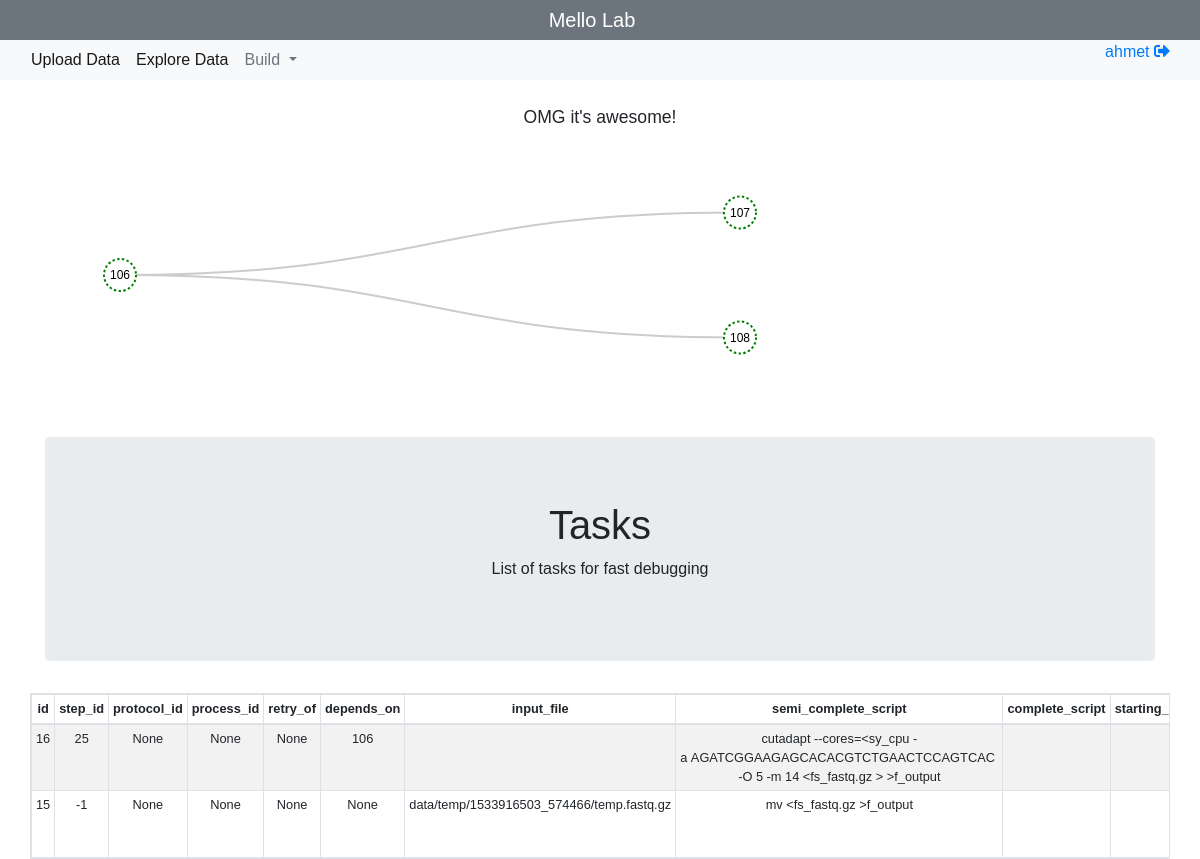
Screenshot of / (signed in) with the database file from the repository.
### manager/models.py (models this page shows)
class MainConfiguration(models.Model):
    team_name = models.CharField(max_length=64)
    intro_message = models.CharField(max_length=256)
    cpu_ratio = models.DecimalField(max_digits=3, decimal_places=2)
    ram_ratio = models.DecimalField(max_digits=3, decimal_places=2)
    key_value = models.TextField()
    created_on = models.DateTimeField(auto_now=True)

class CustomUser(AbstractUser):
    CHOICES = ((role, role) for role in ('bioinformatician', 'scientist', 'intern', 'other', 'boss'))
    created_on = models.DateTimeField(auto_now=True)
    role = models.CharField(choices=CHOICES, max_length=128, default=None, blank=True, null=True)
    credit = models.PositiveSmallIntegerField( default=None, blank=True, null=True)
    special = models.CharField(max_length=128, default=None, blank=True, null=True)
    score = models.CharField(max_length=128, default=None, blank=True, null=True)
    key_value = models.TextField(default=None, blank=True, null=True)

class Task(models.Model):
    step_id = models.IntegerField()
    protocol_id = models.IntegerField(blank=True, null=True)
    process_id = models.IntegerField(blank=True, null=True)
    retry_of = models.IntegerField(blank=True, null=True)
    depends_on = models.IntegerField(blank=True, null=True)
    input_file = models.TextField()
    semi_complete_script = models.TextField()
    complete_script = models.TextField()
    starting_folder_path = models.TextField()
    temporary_folder_path = models.TextField()
    target_folder_path = models.TextField()
    major_types = models.TextField()
    minor_types = models.TextField(blank=True, null=True)
    save_outputs_zipped = models.CharField(max_length=64)
    created_by = models.CharField(max_length=256)
    created_for = models.CharField(max_length=256, blank=True, null=True)
    created_on = models.DateTimeField(auto_now=True)
    started_on = models.CharField(max_length=64, blank=True, null=True)
    finished_on = models.CharField(max_length=64, blank=True, null=True)
    status = models.CharField(max_length=64)
    finished_status = models.CharField(max_length=64, blank=True, null=True)
    retries_left = models.IntegerField()
    special = models.CharField(max_length=64, blank=True, null=True)
    key_value = models.CharField(max_length=64, blank=True, null=True)

### manager/views.py (the view)
# urls.py: url(r'^$', manager_views.homepage, name='homepage'),
def homepage(request):
    render_dict = getConfigDict(request)
    render_dict['step_form'] = StepForm(initial={'access_list': 'public', 'status':'tested', 'special':'regular', 'no_of_outputs':'one'})
    render_dict['reference_form'] = ReferenceForm()
    render_dict['tasks'] = Task.objects.all().values()[::-1]
    render_dict['task_fields'] = [str(curr).split('.')[-1] for curr in Task._meta.get_fields()]
    return render(request, 'homepage.html', render_dict)

### manager/views.py (called while the page is built)
def getConfigDict(request):
    render_dict = {'user':request.user, 'no_of_samples':0}
    render_dict['data_categories'] = list(MajorDataCategory.objects.values_list('category', flat=True))
    render_dict['upload_steps'] = serializers.serialize('json', Step.objects.filter(special='upload'))
    render_dict['steps'] = serializers.serialize('json', Step.objects.all())
    render_dict['data_points'] = serializers.serialize('json', DataPoint.objects.filter(created_by=request.user.username))
    last = MainConfiguration.objects.last()
    if last:
        system_config = model_to_dict(last)
        for key in ['team_name', 'intro_message']:
            render_dict[key] = system_config[key]
    return render_dict

### manager/templates/homepage.html (shortened to what this page needs)
{% extends 'templates/master.html' %}
{% load static %}
	{% block body %}
  <div class="row">
		{% if intro_message|length < 1 %}
			{% if username == admin%}
				<a href="/config/main" role="button" class="btn btn-lg btn-danger btn-block">Start Configuration<br><small>Better sooner than later</a>
			{% else %}
				<h3>System not configured yet. Please keep putting pressure on admin.</h3>
			{% endif %}
		{% else %}
			{% if user.username == "admin" %}
					<a href="/add/user" role="button" class="btn btn-lg btn-warning btn-block">Add Users</a>
					<h5>{{user_count_message}}</h5>
					<div>sudo groupadd django_users</div>
					<div>sudo adduser django_admin
						<div class="">
								<small>This user can create basic system users</small>
						</div>
						<div class="">
								<small>django_admin ALL = NOPASSWD:adduser</small>
						</div>
					</div>
					<p>add users through tool interface</p>
			{% else %}
				<div id="data_point_svg">
				</div>
			{%endif%}
		{%endif%}
	{% include "templates/_task_list.html" %}
	{% endblock %}
	{% block afterbody %}
<body>
	{% endblock %}

### static/templates/master.html (shortened to what this page needs)
{% load static %}
<!doctype html>
<html lang="en">
  <head>
    <link rel="stylesheet" href="https://maxcdn.bootstrapcdn.com/bootstrap/4.0.0/css/bootstrap.min.css">
    <link rel="stylesheet" href="{% static 'css/custom.css' %}">
    <link rel="stylesheet" href="{% static 'css/bootstrap2-toggle.min.css' %}">
  </head>
  <body style="font-family:sans-serif">
    <div class="fluid-container">
      <nav class="navbar navbar-expand-sm navbar-dark bg-secondary justify-content-center p-0 m-0">
        <a class="navbar-brand text-center" href="/"> {{ team_name }} </a>
      </nav>
      <nav class="navbar navbar-expand-sm navbar-light bg-light p-0 mb-4">
        <div class="collapse navbar-collapse justify-content-center" id="navbarSupportedContent">
          <div class="container pl-2">
            <div class="row">
              {% if user.username == "admin" %}
              {% else %}
              <ul class="navbar-nav mr-auto mt-1 mt-lg-0 pt-0">
                <li class="nav-item  active">
                  <a class="nav-link" href="#fileUploadModal" id="navbarDropdown" data-toggle="modal" role="button" aria-haspopup="true" aria-expanded="false">
                    Upload Data
                  </a>
                </li>
                <li class="nav-item  active">
                  <a class="nav-link" href="/" id="navbarDropdown" role="button" aria-haspopup="true" aria-expanded="false">
                    Explore Data
                  </a>
                </li>
                <li class="nav-item dropdown active">
                  <a class="nav-link dropdown-toggle text-secondary" href="#" id="navbarDropdown" role="button" data-toggle="dropdown" aria-haspopup="true" aria-expanded="false">
                    Build
                  </a>
                </li>
              </ul>
              {% endif %}
              <div class="nav-item">
                {% if user.is_authenticated %}
                  <a href="#">
                    {{user.username}} {{ user_rank }}
                  </a>
                  <a href="{% url 'logout' %}">
                    <i class="fas fa-sign-out-alt"></i>
                  </a>
                {% endif %}
              </div>
            </div>
          </div>
        </div>
      </nav>
    </div>
    <div class="text-center">
      <small style="font-size:1.1em">{{ intro_message }}</small>
    <div class="container text-center">
      {% if user.is_authenticated %}
        {% block body %}{% endblock %}
      {% else %}
        <br>
          <div class="jumbotron">
            You need to login to explore your data.
          </div>
      {% endif %}
    </div>
  </body>
  {% block afterbody %}{% endblock %}
</html>

### static/templates/_create_step_modal.html (shortened to what this page needs)
{% load static %}

### static/templates/_create_reference_modal.html (shortened to what this page needs)
{% load static %}

### static/templates/_protocol.html (shortened to what this page needs)
{% load static %}

### static/templates/_task_list.html
	<div class="container">
		<div class="jumbotron">
			<h1>Tasks</h1>
			<p>List of tasks for fast debugging</p>
		</div>
	</div>
	<table class="table table-responsive table-bordered table-striped text-center" align='center' style="margin: 0 auto !important;width: 100% !important; ">
		<thead>
			<tr>
		    {% for field in task_fields %}
				<th style="font-size:.8em" class='m-0 p-1'>
					{{field }}
				</th>
				{% endfor %}
			</tr>
		</thead>
		<tbody>
			{% for task in tasks %}
			<tr>
				{% for key,value in task.items %}
					<td style="font-size:.8em" class='m-0 p-1'>
						{{value}}
					</td>
				{% endfor %}
			</tr>
			{% endfor %}
		</tbody>
	</table>

### rows the page displays
MainConfiguration: team_name "Mello Lab", intro_message "OMG it's awesome!"
CustomUser: username "ahmet"
Task: task "16" "25" "None" "None" "None" "106" "cutadapt --cores=<sy_cpu -a AGATCGGAAGAGCACACGTCTGAACTCCAGTCAC -O 5 -m 14 <fs_fastq.gz > >f_output"
Task: task "15" "-1" "None" "None" "None" "None" "data/temp/1533916503_574466/temp.fastq.gz" "mv <fs_fastq.gz >f_output"

### other values shown
{{ field }} "id" "step_id" "protocol_id" "process_id" "retry_of" "depends_on" "input_file" "semi_complete_script" "complete_script"
